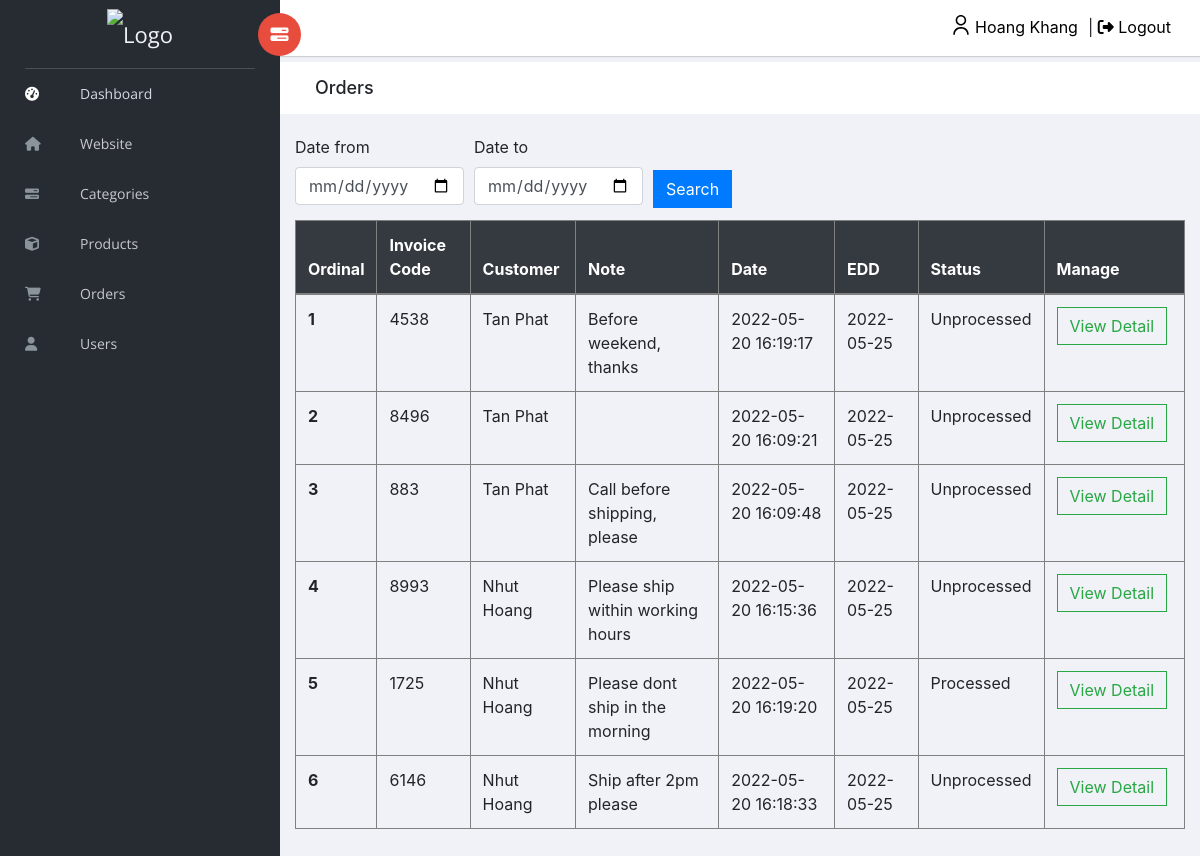
Page /admin/order.php (signed in) on the committed database.
### tables this page shows
CREATE TABLE `invoice` (
  `invoice_id` int(11) NOT NULL,
  `user_id` int(11) NOT NULL,
  `product_id` int(11) NOT NULL,
  `quantity` int(11) NOT NULL,
  `total_price` varchar(50) NOT NULL,
  `invoice_code` varchar(50) NOT NULL,
  `note` varchar(255) NOT NULL,
  `date` timestamp NOT NULL DEFAULT current_timestamp() ON UPDATE current_timestamp(),
  `status` int(11) NOT NULL
);

CREATE TABLE `users` (
  `user_id` int(11) NOT NULL,
  `username` varchar(255) NOT NULL,
  `phone` varchar(50) NOT NULL,
  `email` varchar(100) NOT NULL,
  `address` varchar(255) NOT NULL,
  `password` varchar(100) NOT NULL,
  `active` int(11) NOT NULL
);

### admin/include/baseName.php (called while the page is built)
<?php
$URL = pathinfo($_SERVER['REQUEST_URI']);
$stringURL = $URL['filename'];
$stringURLpos = basename($_SERVER['REQUEST_URI']);
if($stringURL == 'dashboard'){
    $stringURL = 'Home';
}
elseif($stringURL == 'category'){
    $stringURL = 'Categories';
}
elseif($stringURL == 'users'){
    $stringURL = 'Users';
}
elseif($stringURL =='addCategory'){
    $stringURL = 'Add New Category';
}
elseif($stringURL =='product')
{
    $stringURL = 'Products';
}
elseif($stringURL == 'updateCategory')
{
    $stringURL = 'Update Category';
}
elseif($stringURL == 'order')
{
    $stringURL = 'Orders';
}
elseif(strpos($stringURLpos,"manageUser=update")){
    $stringURL = 'Update User';
}
elseif(strpos($stringURLpos,"manageUser=add")){
    $stringURL = 'Add User';
}
elseif(strpos($stringURLpos,"manage=add"))
{
    $stringURL = 'Add Product';
}
elseif(strpos($stringURLpos,"manage=update"))
{
    $stringURL = 'Update Product';
}
elseif(strpos($stringURLpos,"code=")){
    $stringURL = 'Order Detail';
}
?>

### admin/order.php (the view, shortened to what this page needs)
<?php
include("../db/connect.php");
include("include/head.php");
if(!isset($_SESSION['adminName'])){
?>
<script>
    alert("You can not access this page");
    window.location.replace("index.php");
</script>
<?php
} else {
$orderPerPage = 10;
$pageNum = 1;
$offset = ($pageNum - 1) * $orderPerPage;
if (isset($_POST['Filter'])) {
    $dateFrom = $_POST['dateFrom'];
    $dateTo = $_POST['dateTo'];
    $dateFromAfter = date('Y-m-d', strtotime($dateFrom.' - 5 days'));
    $dateToAfter = date('Y-m-d', strtotime($dateTo.' - 5 days'));
    if (empty($dateTo)) {
        $sql_selectInvoice = mysqli_query($conn, "SELECT * FROM invoice, users
    WHERE invoice.user_id = users.user_id AND date >= '$dateFromAfter 00:00:00'
    GROUP BY invoice_code ORDER BY invoice_id asc LIMIT $offset, $orderPerPage");
        $sql = "SELECT * FROM invoice WHERE date >= '$dateFromAfter 00:00:00' GROUP BY invoice_code";
    } elseif (empty($dateFrom)) {
        $sql_selectInvoice = mysqli_query($conn, "SELECT * FROM invoice, users
    WHERE invoice.user_id = users.user_id AND date <= '$dateToAfter 23:59:59'
    GROUP BY invoice_code ORDER BY invoice_id asc LIMIT $offset, $orderPerPage");
        $sql = "SELECT * FROM invoice WHERE date <= '$dateToAfter 23:59:59' GROUP BY invoice_code";
    } else {
        $sql_selectInvoice = mysqli_query($conn, "SELECT * FROM invoice, users
    WHERE invoice.user_id = users.user_id AND date BETWEEN '$dateFromAfter 00:00:00' AND '$dateToAfter 23:59:59'
    GROUP BY invoice_code ORDER BY invoice_id asc LIMIT $offset, $orderPerPage");
        $sql = "SELECT * FROM invoice WHERE date BETWEEN '$dateFromAfter 00:00:00' AND '$dateToAfter 23:59:59' GROUP BY invoice_code";
    }
} else {
    $sql_selectInvoice = mysqli_query($conn, "SELECT * FROM invoice, users
    WHERE invoice.user_id = users.user_id GROUP BY invoice_code ORDER BY invoice_id asc LIMIT $offset, $orderPerPage");
}
?>
<body>
    <?php
    include('header.php');
    ?>
    <div style="padding:15px;">
        <div style="margin-bottom:15px;">
            <form action="" method="POST">
                <div class="form-row align-items-center">
                    <div class="col-auto">
                        <label>Date from</label>
                        <input style="width: 100% !important;" type="date" class="form-control" name="dateFrom"
                        value="<?php if(isset($dateFrom)){echo $dateFrom;}?>">
                    </div>
                    <div class="col-auto">
                        <label>Date to</label>
                        <input style="width: 100% !important;" type="date" class="form-control" name="dateTo"
                        value="<?php if(isset($dateTo)){echo $dateTo;}?>">
                    </div>
                    <div class="col-auto">
                        <button style="position: absolute;" type="submit" name="Filter" class="btn btn-primary mb-2">Search</button>
                    </div>
                </div>
            </form>
        </div>
        <table style="border:1px solid grey" class="table table-bordered">
            <thead class="thead-dark">
                <tr>
                    <th class="bor-white" scope="col">Ordinal</th>
                    <th class="bor-white" scope="col">Invoice Code</th>
                    <th class="bor-white" scope="col">Customer</th>
                    <th class="bor-white" scope="col">Note</th>
                    <th class="bor-white" scope="col">Date</th>
                    <th class="bor-white" scope="col">EDD</th>
                    <th class="bor-white" scope="col">Status</th>
                    <th class="bor-white" scope="col">Manage</th>
                </tr>
            </thead>
            <tbody>
                <?php
                if ($pageNum != 1) {
                    $i = ($orderPerPage * ($pageNum - 1)) + 1;
                } else $i = 1;
                while ($row_selectInvoice = mysqli_fetch_array($sql_selectInvoice)) {
                ?>
                    <tr>
                        <th class="td1" style="width: 5%;" scope="row"><?php echo $i ?></th>
                        <td><?php echo $row_selectInvoice['invoice_code'] ?></td>
                        <td><?php echo $row_selectInvoice['username'] ?></td>
                        <td><?php echo $row_selectInvoice['note'] ?></td>
                        <td><?php echo $row_selectInvoice['date'] ?></td>
                        <?php
                        $status = "";
                        if ($row_selectInvoice['status'] == '0') {
                            $status = 'Unprocessed';
                        } else {
                            $status = 'Processed';
                        }
                        ?>
                        <td><?php echo date('Y-m-d', strtotime($row_selectInvoice['date'].' + 5 days'))?></td>
                        <td><?php echo $status ?></td>
                        <td class="w-10">
                            <form style="display:inline;" action="orderDetail.php?code=<?php echo $row_selectInvoice['invoice_code'] ?>" method="POST">
                                <button style="margin-right: 5px;" type="submit" class="btn btn-outline-success">View Detail</button>
                            </form>
                        </td>
                    </tr>
                <?php
                    $i++;
                }
                ?>
            </tbody>
        </table>
    </div>
</body>
<?php
}
?>
</html>

### admin/include/head.php (shortened to what this page needs)
<!doctype html>
<html class="no-js" lang="en">
<head>
    <link rel="stylesheet" href="https://cdn.jsdelivr.net/npm/bootstrap@4.6.1/dist/css/bootstrap.min.css">
    <link rel="stylesheet" href="https://cdnjs.cloudflare.com/ajax/libs/font-awesome/4.7.0/css/font-awesome.min.css" />
    <link rel="stylesheet" href="assets/css/style.css">
    <link rel="stylesheet" href="assets/css/admin.css">
</head>

### admin/header.php (shortened to what this page needs)
<?php
include("include/baseName.php");
?>
<aside id="left-panel" class="left-panel">
    <nav class="navbar navbar-expand-sm navbar-default">
        <div class="navbar-header">
            <a class="navbar-brand" href="dashboard.php"><img src="../images/12.png" alt="Logo"></a>
        </div>
        <div id="main-menu" class="main-menu collapse navbar-collapse">
            <ul class="nav navbar-nav">
                <li class="active">
                    <a href="dashboard.php" aria-haspopup="true" aria-expanded="false"> <i class="menu-icon fa fa-dashboard"></i>Dashboard</a>
                </li>
                <li class="menu">
                    <a href="../index.php" aria-haspopup="true" aria-expanded="false"> <i class="menu-icon fa-solid fa-house"></i>Website</a>
                </li>
                <li class="menu">
                    <a href="category.php" aria-haspopup="true" aria-expanded="false"><i class="menu-icon fa fa-tasks"></i>Categories</a>
                </li>
                <li class="menu">
                    <a href="product.php" aria-haspopup="true" aria-expanded="false"> <i class="menu-icon fa fa-cube"></i>Products</a>
                </li>
                <li class="menu">
                    <a href="order.php" aria-haspopup="true" aria-expanded="false"> <i class="menu-icon fa fa-shopping-cart"></i>Orders</a>
                </li>
                <li class="menu">
                    <a href="users.php" aria-haspopup="true" aria-expanded="false"> <i class="menu-icon fa fa-user"></i>Users</a>
                </li>
            </ul>
        </div>
    </nav>
</aside>
<div id="right-panel" class="right-panel">
    <header id="header" class="header" style="padding-right:14px;">
        <div class="header-menu">
            <div class="col-sm-7">
                <a id="menuToggle" class="menutoggle pull-left"><i class="fa fa fa-tasks"></i></a>
            </div>
            <div class="col-sm-5">
                <div style="display:flex;" class="user-area dropdown float-right">
                    <p style="color:black; padding-right: 10px;"><?php echo $_SESSION['adminName']?></p>|&nbsp;
                    <a style="color:black; padding:0;" class="nav-link" href="include/logout.php"><i class="fa fa-sign-out" aria-hidden="true"></i> Logout</a>
                </div>
                <div class="language-select dropdown" id="language-select">
                    <a class="dropdown-toggle" href="#" data-toggle="dropdown" id="language" aria-haspopup="true" aria-expanded="true">
                    </a>
                </div>
            </div>
        </div>
    </header>
    <div class="breadcrumbs">
        <div class="col-sm-4" style="max-width: 100%;">
            <div class="page-header float-left">
                <div class="page-title">
                    <h1><?php echo $stringURL ?></h1>
                </div>
            </div>
        </div>
    </div>

### admin/assets/css/admin.css (style rules this page uses)
.bor-white { border-color: grey !important; }
.table-bordered td, .table-bordered th { border: 1px solid grey; }
.td1 { width: 13%; }
@media only screen and (min-width: 992px) { .form-control { width: 55% !important; } }
.w-10 { width: 10%; }
#Layer_1 { width: 20px; height: 20px; overflow: hidden; }

### rows in the picture
invoice: invoice_code "4538", user.username "Tan Phat", note "Before weekend, thanks", date "2022-05-20 16:19:17", date "2022-05-25", status "Unprocessed"
invoice: invoice_code "8496", user.username "Tan Phat", date "2022-05-20 16:09:21", date "2022-05-25", status "Unprocessed"
invoice: invoice_code "883", user.username "Tan Phat", note "Call before shipping, please", date "2022-05-20 16:09:48", date "2022-05-25", status "Unprocessed"
invoice: invoice_code "8993", user.username "Nhut Hoang", note "Please ship within working hours", date "2022-05-20 16:15:36", date "2022-05-25", status "Unprocessed"
invoice: invoice_code "1725", user.username "Nhut Hoang", note "Please dont ship in the morning", date "2022-05-20 16:19:20", date "2022-05-25", status "Processed"
invoice: invoice_code "6146", user.username "Nhut Hoang", note "Ship after 2pm please", date "2022-05-20 16:18:33", date "2022-05-25", status "Unprocessed"

### other values in the picture
$_SESSION['adminName'] "Hoang Khang"
$stringURL "Orders"
